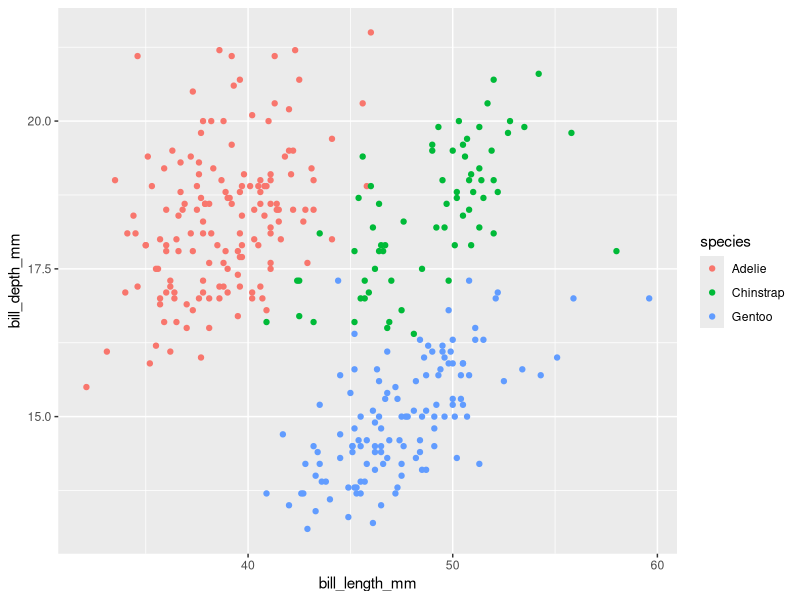
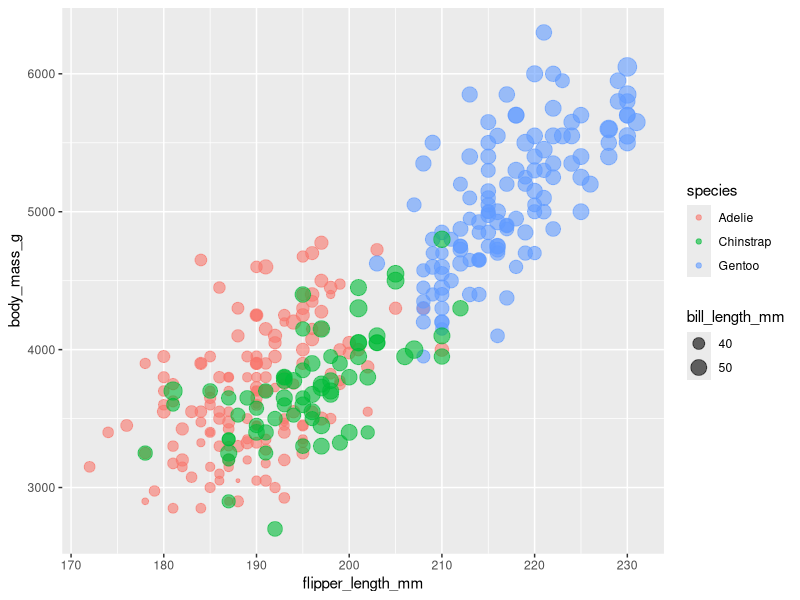
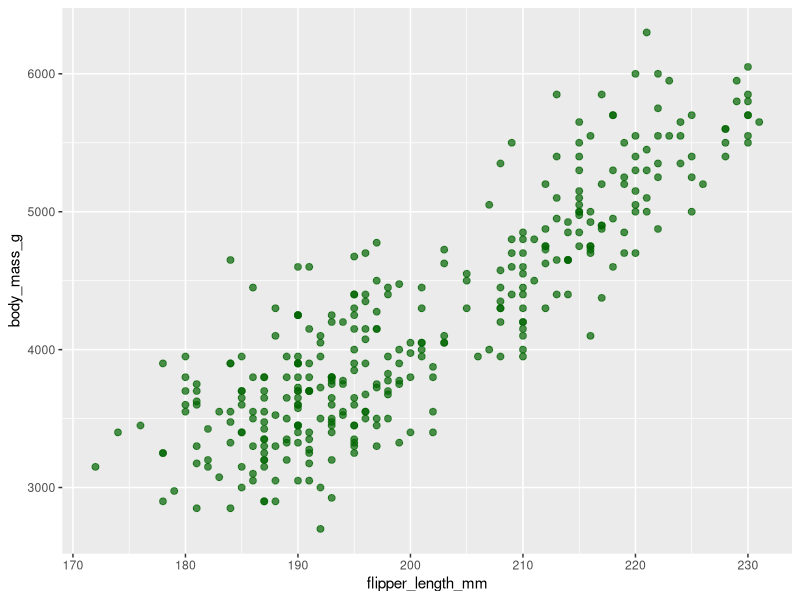
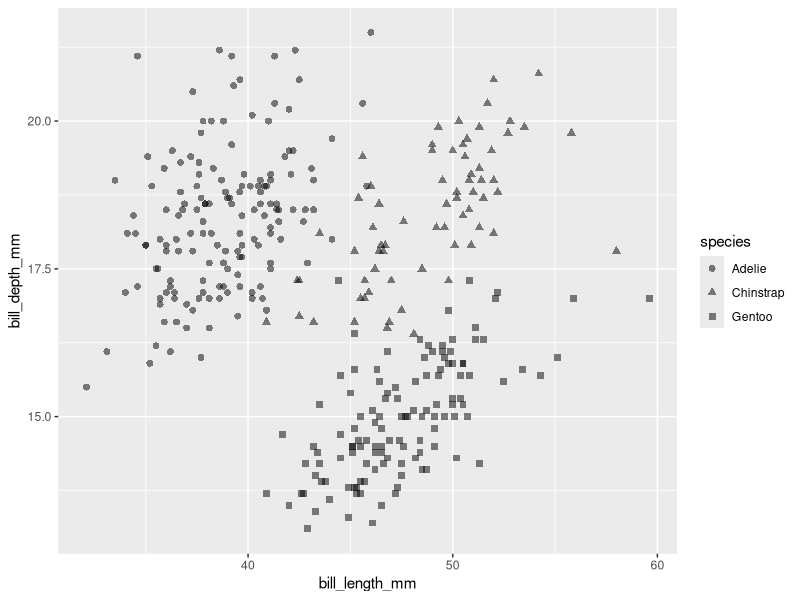
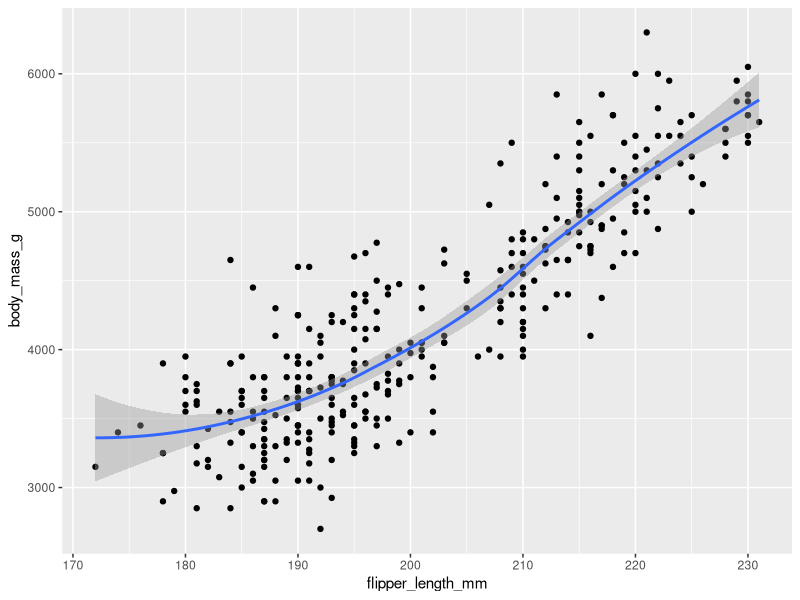
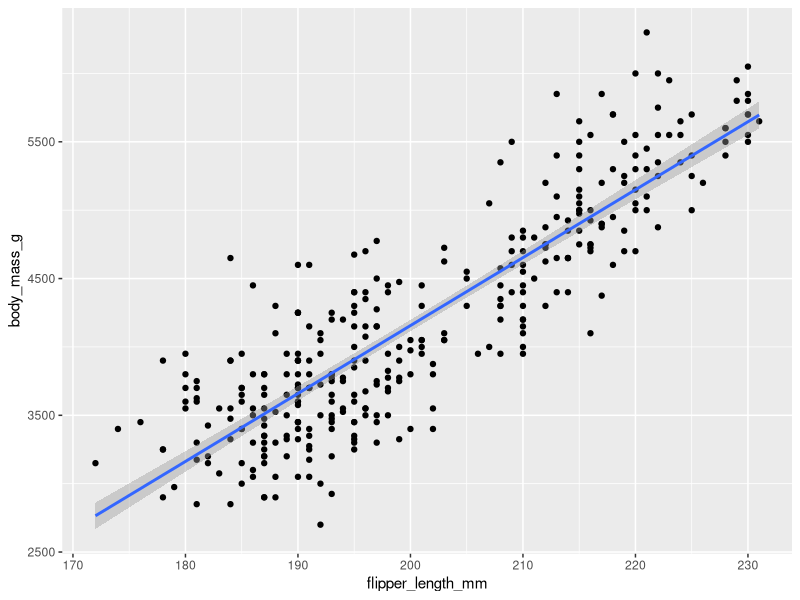
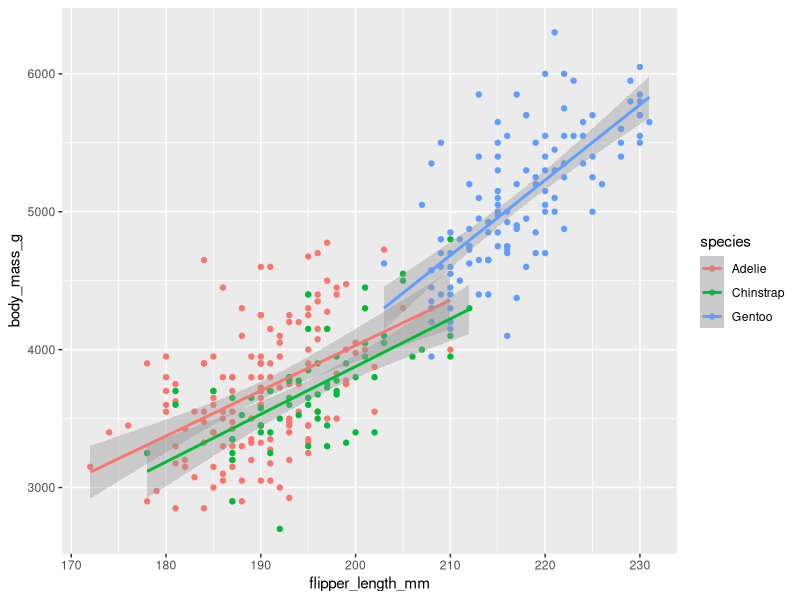
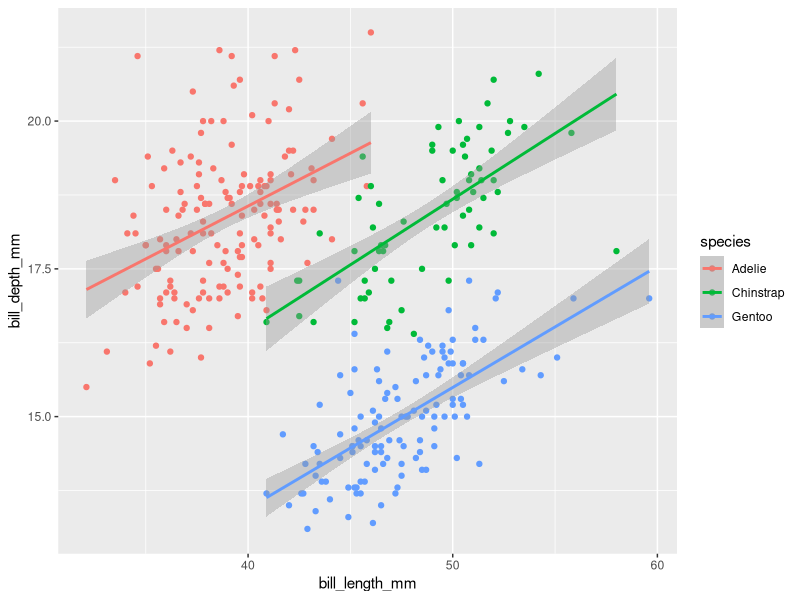

The R script that drew these images, in order:
## ---- chunk 1
#| include: false
library(tidyverse)
library(palmerpenguins)
data(penguins)
## ---- chunk 2
ggplot(penguins, aes(x = bill_length_mm, y = bill_depth_mm, color = species)) +
  geom_point()
## ---- chunk 3
ggplot(penguins, aes(x = flipper_length_mm, y = body_mass_g,
                     color = species, size = bill_length_mm)) +
  geom_point(alpha = 0.6)
## ---- chunk 4
# Fixed color and size for ALL points - no legend needed
ggplot(penguins, aes(x = flipper_length_mm, y = body_mass_g)) +
  geom_point(color = "darkgreen", size = 2, alpha = 0.7)
## ---- chunk 5
ggplot(penguins, aes(x = bill_length_mm, y = bill_depth_mm, shape = species)) +
  geom_point(alpha = 0.5, size = 2)
## ---- chunk 6
ggplot(penguins, aes(x = flipper_length_mm, y = body_mass_g)) +
  geom_point() +
  geom_smooth()
## ---- chunk 7
ggplot(penguins, aes(x = flipper_length_mm, y = body_mass_g)) +
  geom_point() +
  geom_smooth(method = "lm")
## ---- chunk 8
ggplot(penguins, aes(x = flipper_length_mm, y = body_mass_g, color = species)) +
  geom_point() +
  geom_smooth(method = "lm")
## ---- chunk 9
ggplot(penguins, aes(x = bill_length_mm, y = bill_depth_mm, color = species)) +
  geom_point() +
  geom_smooth(method = "lm")
## ---- chunk 10
ggplot(penguins, aes(x = body_mass_g)) +
  geom_histogram()
## ---- chunk 11
ggplot(penguins, aes(x = body_mass_g)) +
  geom_histogram(binwidth = 250, fill = "steelblue", color = "white")
## ---- chunk 12
ggplot(penguins, aes(x = body_mass_g, fill = species)) +
  geom_histogram(binwidth = 250, alpha = 0.6, position = "identity")
## ---- chunk 13
ggplot(penguins, aes(x = body_mass_g, fill = species)) +
  geom_density(alpha = 0.5)
## ---- chunk 14
ggplot(penguins, aes(x = flipper_length_mm, fill = species)) +
  geom_histogram(binwidth = 5, alpha = 0.6, position = "identity")
## ---- chunk 15
ggplot(penguins, aes(x = species, y = body_mass_g)) +
  geom_boxplot()
## ---- chunk 16
ggplot(penguins, aes(x = species, y = body_mass_g, fill = species)) +
  geom_boxplot(alpha = 0.7)
## ---- chunk 17
ggplot(penguins, aes(x = species, y = body_mass_g)) +
  geom_boxplot(outlier.shape = NA) +
  geom_jitter(width = 0.15, alpha = 0.4, color = "darkblue")
## ---- chunk 18
ggplot(penguins, aes(x = species, y = flipper_length_mm, fill = species)) +
  geom_boxplot(alpha = 0.6, outlier.shape = NA) +
  geom_jitter(width = 0.15, alpha = 0.4)
## ---- chunk 19
ggplot(penguins, aes(x = flipper_length_mm, y = body_mass_g)) +
  geom_point() +
  facet_wrap(~species)
## ---- chunk 20
ggplot(penguins, aes(x = flipper_length_mm, y = body_mass_g)) +
  geom_point() +
  facet_grid(sex ~ species)
## ---- chunk 21
ggplot(penguins, aes(x = bill_length_mm, y = bill_depth_mm, color = species)) +
  geom_point() +
  facet_wrap(~island)
## ---- chunk 22
ggplot(penguins, aes(x = body_mass_g)) +
  geom_histogram(binwidth = 250, fill = "steelblue") +
  facet_wrap(~species)
